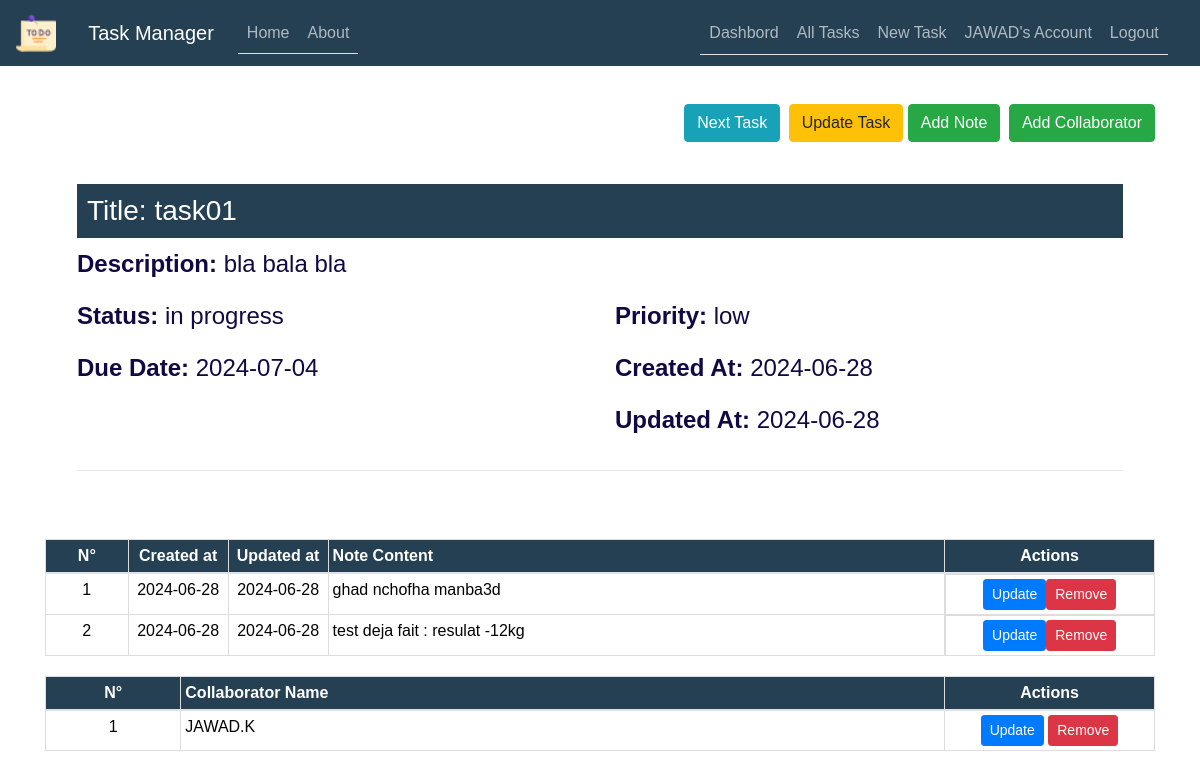
The page /task/8 (signed in) on the database its author committed.
### TaskManager/models.py (models this page shows, shortened)
class User(db.Model, UserMixin):
    id = db.Column(db.Integer, primary_key=True)
    username = db.Column(db.String(50), unique=True, nullable=False)
    email = db.Column(db.String(100), unique=True, nullable=False)
    password = db.Column(db.String(255), nullable=False)
    date_joined = db.Column(db.DateTime, default=datetime.now)
    last_login = db.Column(db.DateTime, default=datetime.now)
    tasks = db.relationship('Task', backref='user', lazy=True)
    task_collaborators = db.relationship('TaskCollaborator', backref='user', lazy=True)

class Task(db.Model):
    id = db.Column(db.Integer, primary_key=True)
    user_id = db.Column(db.Integer, db.ForeignKey('user.id'), nullable=False)
    title = db.Column(db.String(255), nullable=False)
    description = db.Column(db.Text)
    status = db.Column(db.Enum('in progress', 'completed', 'pending'), default='in progress')
    priority = db.Column(db.Enum('low', 'medium', 'high'), default='medium')
    due_date = db.Column(db.DateTime, default=datetime.utcnow)
    created_at = db.Column(db.DateTime, default=datetime.utcnow)
    updated_at = db.Column(db.DateTime, default=datetime.utcnow, onupdate=datetime.utcnow)
    notes = db.relationship(
        'Note', backref='task', lazy=True, cascade='all, delete-orphan')
    task_collaborators = db.relationship(
        'TaskCollaborator', backref='task', lazy=True, cascade='all, delete-orphan')

class Note(db.Model):
    id = db.Column(db.Integer, primary_key=True)
    task_id = db.Column(db.Integer, db.ForeignKey('task.id'), nullable=False)
    content = db.Column(db.Text, nullable=False)
    created_at = db.Column(db.DateTime, default=datetime.utcnow)
    updated_at = db.Column(db.DateTime, default=datetime.utcnow, onupdate=datetime.utcnow)

class TaskCollaborator(db.Model):
    id = db.Column(db.Integer, primary_key=True)
    task_id = db.Column(db.Integer, db.ForeignKey('task.id'), nullable=False)
    user_id = db.Column(db.Integer, db.ForeignKey('user.id'), nullable=False)

### TaskManager/routes.py (the view)
@app.route("/task/<int:task_id>")
def task(task_id):
    if not current_user.is_authenticated:
        flash('You need to be logged in to access this page.', 'warning')
        return redirect(url_for('login'))
    task = Task.query.get_or_404(task_id)
    previous_task = Task.query.filter(
        Task.id < task_id, Task.user_id == current_user.id).order_by(Task.id.desc()).first()
    next_task = Task.query.filter(
        Task.id > task_id, Task.user_id == current_user.id).order_by(Task.id.asc()).first()
    return render_template('task.html',
                           title=task.title,
                           task=task,
                           previous_task=previous_task,
                           next_task=next_task)

### TaskManager/models.py (called while the page is built)
@login_manager.user_loader
def load_user(user_id):
    return User.query.get(int(user_id))

### TaskManager/templates/task.html (shortened to what this page needs)
{% extends "layout.html" %}
{% import 'macros_note.html' as macros %}
{% block content %}
<div class="float-right mt-4">
    {% if next_task %}
    <a href="{{ url_for('task', task_id=next_task.id) }}" class="btn btn-info btn-2g mr-1">
         Next Task
    </a>
    {% endif %}
    <a href="{{ url_for('update_task', task_id=task.id) }}" class="btn btn-warning btn-2g">Update Task</a>
    <a href="{{ url_for('new_note', task_id=task.id) }}" class="btn btn-success btn-2g mr-1">
         Add Note
    </a>
    <a href="{{ url_for('new_collaborator', task_id=task.id) }}" class="btn btn-success btn-2g">
         Add Collaborator
    </a>
</div>
<br>
<br>
<div class="content-section mt-4">
    <h3 style="background-color: #254053; color: #ffffff; padding: 10px;">Title: {{ task.title }}</h3>
    <div class="row">
        <div class="col-md-12">
            <p><strong>Description:</strong> {{ task.description }}</p>
        </div>
    </div>
    <div class="row">
        <div class="col-md-6">
            <p><strong>Status:</strong> {{ task.status }}</p>
        </div>
        <div class="col-md-6">
            <p><strong>Priority:</strong> {{ task.priority }}</p>
        </div>
    </div>
    <div class="row">
        <div class="col-md-6">
            <p><strong>Due Date:</strong> {{ task.due_date.strftime('%Y-%m-%d') }}</p>
        </div>
        <div class="col-md-6">
            <p><strong>Created At:</strong> {{ task.created_at.strftime('%Y-%m-%d') }}</p>
        </div>
    </div>
    <div class="row">
        <div class="col-md-6">
        </div>
        <div class="col-md-6">
            <p><strong>Updated At:</strong> {{ task.updated_at.strftime('%Y-%m-%d') }}</p>
        </div>
    </div>
    <hr>
</div>
<table class="table">
    <thead>
        <tr>
            <th scope="col" class="text-center">N°</th>
            <th scope="col" class="text-center">Created at</th>
            <th scope="col" class="text-center">Updated at</th>
            <th scope="col">Note Content</th>
            <th scope="col" class="text-center actions-column">Actions</th>
        </tr>
    </thead>
    <tbody>
        {% for note in task.notes %}
        <tr>
            <td class="text-center">{{ loop.index }}</td>
            <td class="text-center" style="width:100px;">{{ note.created_at.strftime('%Y-%m-%d') }}</td>
            <td class="text-center" style="width:100px;">{{ note.updated_at.strftime('%Y-%m-%d') }}</td>
            <td>{{ note.content }}</td>
            <td class="text-center d-flex  justify-content-center">
                <a href="{{ url_for('update_note', note_id=note.id) }}" class="btn btn-primary btn-sm">Update</a>
                <button type="button" class="btn btn-danger btn-sm" data-toggle="modal" data-target="#deleteModal{{ note.id }}">
                    Remove
                </button>
            </td>
        </tr>
        {% endfor %}
    </tbody>
</table>
<table class="table">
    <thead>
        <tr>
            <th scope="col" class="text-center">N°</th>
            <th scope="col">Collaborator Name</th>
            <th scope="col" class="text-center actions-column">Actions</th>
        </tr>
    </thead>
    <tbody>
        {% for collaborator in task.task_collaborators %}
        <tr>
            <td class="text-center">{{ loop.index }}</td>
            <td>{{ collaborator.user.username }}</td>
            <td class="text-center">
                <a href="#" class="btn btn-primary btn-sm">Update</a>
                <a href="#" class="btn btn-danger btn-sm">Remove</a>
            </td>
        </tr>
        {% endfor %}
    </tbody>
</table>
{% endblock content %}

### TaskManager/templates/layout.html (shortened to what this page needs)
<!DOCTYPE html>
<html>
<head>
    <link rel="stylesheet" href="https://maxcdn.bootstrapcdn.com/bootstrap/4.0.0/css/bootstrap.min.css">
    <link rel="stylesheet" type="text/css" href="{{ url_for('static', filename='main.css') }}">
</head>
<body>
    <header class="site-header">
      <nav class="navbar navbar-expand-md navbar-dark bg-steel fixed-top">
        <a class="navbar-brand" href="#">
          <img src="{{ url_for('static', filename='tache3.png') }}" alt="Logo" style="width:40px;">
        </a>
        <div class="container">
          <a class="navbar-brand mr-4" href="/">Task Manager</a>
          <div class="collapse navbar-collapse" id="navbarToggle">
            <div class="nav nav-tabs mr-auto navbar-nav">
              <a class="nav-item nav-link" href="{{ url_for('home') }}">Home</a>
              <a class="nav-item nav-link" href="{{ url_for('about') }}">About</a>
            </div>
            <div class="nav nav-tabs">
              <div class="navbar-nav">
                {% if current_user.is_authenticated %}
                <a class="nav-link" href="{{ url_for('dashbord') }}">Dashbord</a>
                  <a class="nav-link" href="{{ url_for('all_tasks') }}"> All Tasks </a>
                  <a class="nav-link" href="{{ url_for('new_task') }}">New Task</a>
                  <a class="nav-link" href="{{ url_for('account') }}">{{ current_user.username }}'s Account</a>
                  <a class="nav-link" href="{{ url_for('logout') }}">Logout</a>
                {% else %}
                  <a class="nav-item nav-link" href="{{ url_for('login') }}">Login</a>
                  <a class="nav-item nav-link" href="{{ url_for('register') }}">Register</a>
                {% endif %}
              </div>
            </div>
          </div>
        </div>
      </nav>
    </header>
    <main role="main" class="container">
      <div class="row">
        <div class="col-md-12">
          {% block content %}{% endblock %}
        </div>
      </div>
    </main>
  </body>
</html>

### TaskManager/static/main.css (style rules this page uses)
body { width: 100%; height: 100vh; font-family: Arial, sans-serif; background-image: url('my-main.jpg'); background-position: center; background-size: cover; background-attachment: fixed; position: relative; margin-top: 5rem; color: #000000; }
h1, h2, h3, h4, h5, h6 { color: #000000; }
.bg-steel { background-color: #254053; color: #000000; }
.table { width: 100%; margin: 20px 0; border-collapse: collapse; }
.table th, .table td { border: 1px solid #dddddd; padding: 4px; text-align: left; }
.table th { background-color: #254053; color: #ffffff; }
.table td { background: #ffffffe5; }
.container { width: 95%; max-width: 1400px; margin: 0 auto; }
.content-section { background: rgba(255, 255, 255, 0.8); padding: 2rem; border-radius: 8px; margin-top: 20px; color: #120944; font-size: 1.5rem; }
.site-header .navbar-nav .nav-link { color: #fdfeffa4; }
.actions-column { width: 210px; }

### rows shown on the page
User: username "JAWAD"
Task: title "task01", description "bla bala bla", status "in progress", priority "low", due_date "2024-07-04", created_at "2024-06-28", updated_at "2024-06-28"
Note: created_at "2024-06-28", updated_at "2024-06-28", content "ghad nchofha manba3d"
Note: created_at "2024-06-28", updated_at "2024-06-28", content "test deja fait : resulat -12kg"
TaskCollaborator: user.username "JAWAD.K"
